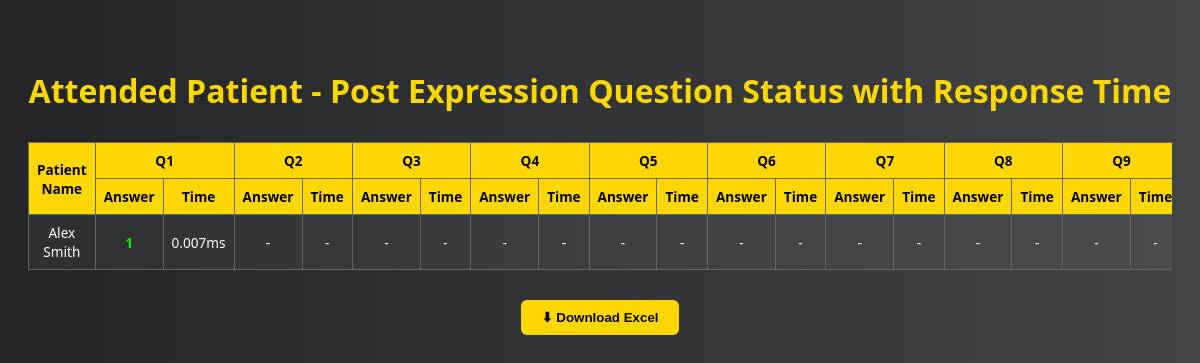
Screenshot of /postappeared with the database file from the repository.
### questionapp/models.py (models this page shows)
class User_Model(models.Model):
    LOGINID = models.ForeignKey(Login, on_delete=models.CASCADE, null=True, blank=True)
    abbreviation = models.CharField(max_length=100, null=True, blank=True)
    age = models.IntegerField(null=True, blank=True)
    gender = models.CharField(max_length=10, null=True, blank=True)
    cancer_type = models.CharField(max_length=100, null=True, blank=True)
    cancer_stage = models.CharField(max_length=100, null=True, blank=True)
    treatment = models.CharField(max_length=100, null=True, blank=True)
    profile = models.FileField(upload_to='user_profiles/', null=True, blank=True)

class PostResult(models.Model):
    USERID = models.ForeignKey(User_Model, on_delete=models.CASCADE, null=True, blank=True)
    QUESTIONID = models.ForeignKey(PostQuestion, on_delete=models.CASCADE, null=True, blank=True)
    response_time = models.FloatField(null=True, blank=True)
    is_correct = models.BooleanField(default=False)
    created_at = models.DateTimeField(auto_now_add=True)

### questionapp/views.py (the view)
# urls.py: path('postappeared', PostAppeared.as_view(), name='postappeared'),
class PostAppeared(View):
    def get(self, request):
        results = PostResult.objects.filter(USERID__LOGINID__usertype='patient').select_related('USERID')
        user_results = defaultdict(list)
        for res in results:
            user_results[res.USERID].append(res)
        rows = []
        for user, res_list in user_results.items():
            slots = [None] * 10
            filled = 0
            for res in res_list:
                if filled < 10:
                    slots[filled] = res
                    filled += 1
            total_correct = sum(1 for r in slots if r and r.is_correct)
            rows.append({
                'user': user,
                'results': slots,
                'total_correct': total_correct
            })
        return render(request, 'Postappearedpatients.html', {'rows':rows})

### templates/Postappearedpatients.html (shortened to what this page needs)
<!DOCTYPE html>
<html lang="en">
<head>
</head>
<body>
  <h1>Attended Patient - Post Expression Question Status with Response Time</h1>
  <div class="table-container">
    <table id="statusTable">
  <thead>
    <tr>
      <th rowspan="2">Patient Name</th>
      <th colspan="2">Q1</th>
      <th colspan="2">Q2</th>
      <th colspan="2">Q3</th>
      <th colspan="2">Q4</th>
      <th colspan="2">Q5</th>
      <th colspan="2">Q6</th>
      <th colspan="2">Q7</th>
      <th colspan="2">Q8</th>
      <th colspan="2">Q9</th>
    </tr>
    <tr>
      <th>Answer</th><th>Time</th>
      <th>Answer</th><th>Time</th>
      <th>Answer</th><th>Time</th>
      <th>Answer</th><th>Time</th>
      <th>Answer</th><th>Time</th>
      <th>Answer</th><th>Time</th>
      <th>Answer</th><th>Time</th>
      <th>Answer</th><th>Time</th>
      <th>Answer</th><th>Time</th>
    </tr>
      </thead>
    <tbody>
{% for row in rows %}
  <tr>
      <td>{{ row.user.abbreviation }}</td>
      {% for result in row.results %}
          {% if result %}
  <td class="{% if result.is_correct %}correct{% else %}wrong{% endif %}">
    {% if result.is_correct %}1{% else %}0{% endif %}
  </td>
  <td>{{ result.response_time }}ms</td>
{% else %}
  <td>-</td><td>-</td>
{% endif %}
      {% endfor %}
  </tr>
{% endfor %}
</tbody>
    </table>
  </div>
  <button class="download-btn" onclick="downloadExcel()">⬇ Download Excel</button>
</body>
</html>

### templates/Postappearedpatients.html (style rules this page uses)
body { font-family: 'Segoe UI', sans-serif; background: linear-gradient(to right, #232526, #414345); color: #fff; padding: 40px 20px; }
h1 { text-align: center; color: #FFD700; margin-bottom: 30px; }
.table-container { max-width: 100%; overflow-x: auto; margin-bottom: 30px; }
table { width: 100%; border-collapse: collapse; background-color: rgba(255, 255, 255, 0.05); border: 1px solid #555; font-size: 0.85rem; }
th, td { padding: 8px; border: 1px solid #666; text-align: center; color: #fff; }
th { background-color: #FFD700; color: #000; }
.correct { color: lime; font-weight: bold; }
.download-btn { background: #FFD700; color: #000; padding: 10px 20px; font-weight: bold; border: none; border-radius: 6px; cursor: pointer; display: block; margin: 20px auto; }

### rows the page displays
User_Model: user.abbreviation "Alex Smith"
PostResult: is_correct "1", response_time "0.007"
